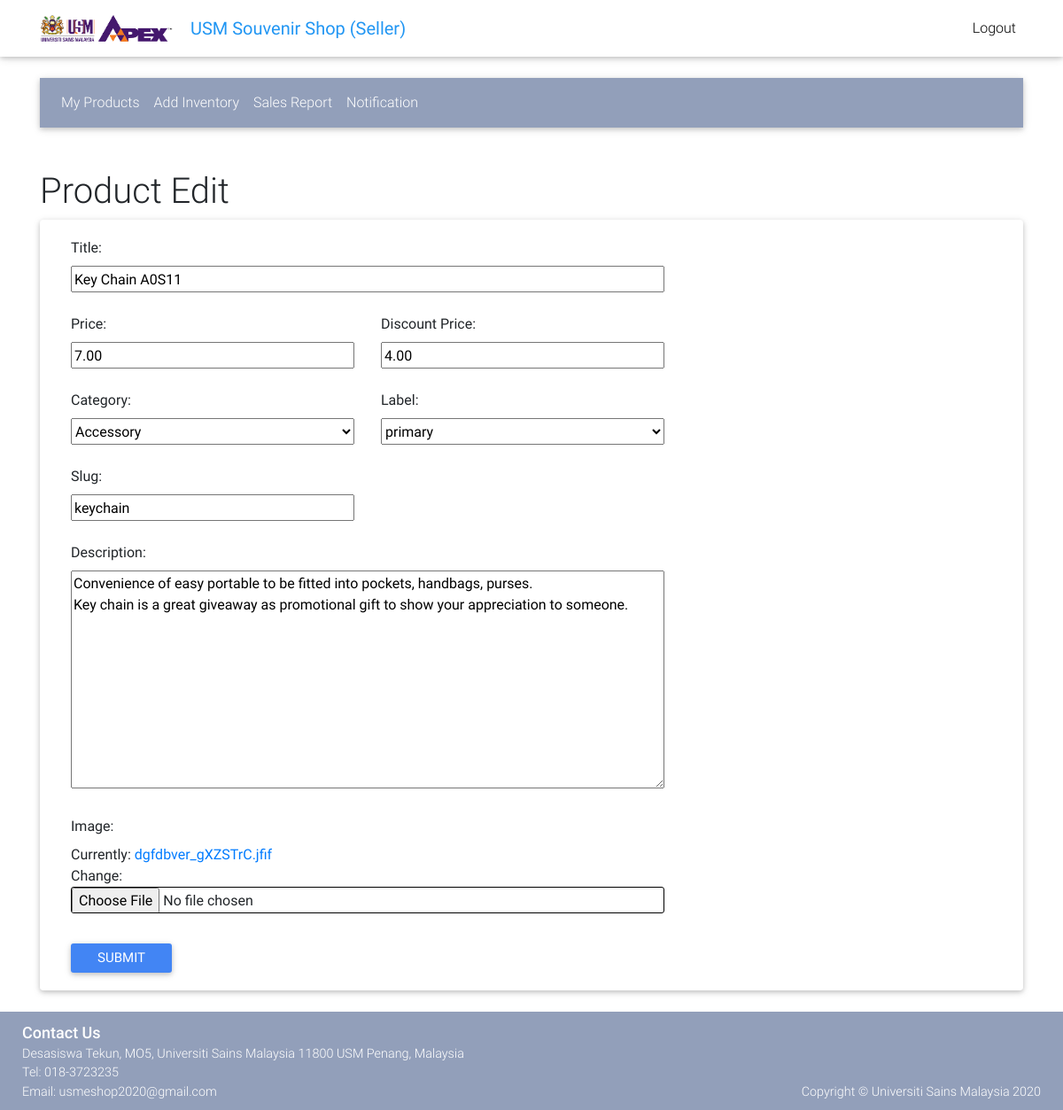
/editsingleproduct/accessory/edit/5, run on the app's committed database.
### core/models.py (models this page shows, shortened)
class Item(models.Model):
    title = models.CharField(max_length=100)
    price = models.DecimalField(max_digits=8, decimal_places=2)
    discount_price = models.DecimalField(max_digits=8, blank=True, null=True, decimal_places=2)
    category = models.ForeignKey('Category', null=True, blank=True, on_delete=models.CASCADE)
    label = models.CharField(choices=LABEL_CHOICES, max_length=1)
    slug = models.SlugField()
    description = models.TextField()
    image = models.ImageField(max_length=2083)
    seller = models.ForeignKey('Seller', null=True, blank=True, on_delete=models.CASCADE)
    count_sold = models.IntegerField(default=0)

### core/views.py (the view)
# urls.py: path('editsingleproduct/<slug>/edit/<int:pk>', product_update, name='product_update'),
def product_update(request, slug, pk, template_name='updateproduct.html'):
    item= get_object_or_404(Item, pk=pk)
    form = EditItemForm(request.POST or None, instance=item)
    if form.is_valid():
        form.save()
        return HttpResponseRedirect('/seller/home/')
    return render(request, template_name, {'form':form})

### core/forms.py
class EditItemForm(forms.ModelForm):
    class Meta:
        model = Item
        fields = ["title", "price", "discount_price", "category", "label", "slug", "description", "image"]

### core/adsitem.py (called while the page is built)
def suggestItem(request):
    if not request.user.is_anonymous:
        Target = DisplayAds.objects.filter(
            user = request.user
        )
    else:
        Target=[]
    if (len(Target)>0):
        return {'advert': Target[0]}
    else:
        return {'advert': Target}

### core/models.py (called while the page is built)
    def __str__(self):
        full_path = [self.name]
        k = self.parent
        while k is not None:
            full_path.append(k.name)
            k = k.parent
        return ' -> '.join(full_path[::-1])

### templates/updateproduct.html (shortened to what this page needs)
{% extends "sellerbase.html" %}
{% block content %}
{% load static %}
<link href="{% static 'css/editProduct.css' %}" type="text/css" rel="stylesheet">
<main>
    <div class="container">
        <nav class="navbar navbar-expand-lg navbar-dark mdb-color lighten-3 mt-3 mb-5">
            <div class="collapse navbar-collapse" id="basicExampleNav">
                <ul class="navbar-nav mr-auto">
                    <li class="nav-item">
                        <a class="nav-link" href="/seller/home">My Products
                        </a>
                    </li>
                    <li class="nav-item">
                        <a class="nav-link" href="/seller/edit">Add Inventory
                        </a>
                    </li>
                    <li class="nav-item">
                        <a class="nav-link" href="/seller/report">Sales Report
                        </a>
                    </li>
                    <li class="nav-item">
              <a class="nav-link" href="/seller/notification">Notification
              </a>
            </li>
                </ul>
            </div>
        </nav>
        <h1>Product Edit</h1>
        <div class="card">
            <form method="post" class="col-xl-8 col-lg-12 col-md-12 card-body editProductForm">
                <div class="col-lg-12 col-md-12 mb-4">
                    <label for="{{ form.title.id_for_label }}">Title:</label>
                    <div>{{ form.title }}</div>
                </div>
                <div class="col-lg-6 col-md-6 mb-4">
                    <label for="{{ form.price.id_for_label }}">Price:</label>
                    <div>{{ form.price }}</div>
                </div>
                <div class="col-lg-6 col-md-6 mb-4">
                    <label for="{{ form.discount_price.id_for_label }}">Discount Price:</label>
                    <div>{{ form.discount_price }}</div>
                </div>
                <div class="col-lg-6 col-md-6 mb-4">
                    <label for="{{ form.category.id_for_label }}">Category:</label>
                    <div>{{ form.category }}</div>
                </div>
                <div class="col-lg-6 col-md-6 mb-4">
                    <label for="{{ form.label.id_for_label }}">Label:</label>
                    <div>{{ form.label }}</div>
                </div>
                <div class="col-lg-6 col-md-6 mb-4">
                    <label for="{{ form.slug.id_for_label }}">Slug:</label>
                    <div>{{ form.slug }}</div>
                </div>
                <div class="col-lg-12 col-md-12 mb-4">
                    <label for="{{ form.description.id_for_label }}">Description:</label>
                    <div>{{ form.description }}</div>
                </div>
                <div class="col-lg-12 col-md-12 mb-4">
                    <label for="{{ form.image.id_for_label }}">Image:</label>
                    <div class="imageInputContainer">{{ form.image }}</div>
                </div>
                <div class="col-lg-12 col-md-12">
                    <button class="btn btn-primary btn-lg btn-block submitBtn" type="submit">Submit</button>
                </div>
            </form>
        </div>
    </div>
</main>
{% endblock content %}

### templates/sellerbase.html (shortened to what this page needs)
{% load static %}
<!DOCTYPE html>
<html lang="en">
<head>
    <link rel="stylesheet" href="https://use.fontawesome.com/releases/v5.8.1/css/all.css">
    <link href="{% static 'css/bootstrap.min.css' %}" rel="stylesheet">
    <link href="{% static 'css/mdb.min.css' %}" rel="stylesheet">
    <link href="{% static 'css/style.min.css' %}" rel="stylesheet">
</head>
{% include "sellernavbar.html" %}
<body>
<div class="mt-5 pt-4">
</div>
{% block content %}
{% endblock content %}
{% include "footer.html" %}
</body>
</html>

### templates/sellernavbar.html (shortened to what this page needs)
{% load cart_template_tags %}
{% load static %}
<link href="{% static 'css/navbar.css' %}" type="text/css" rel="stylesheet">
<nav class="navbar fixed-top navbar-expand-lg navbar-light white scrolling-navbar">
    <div class="container">
      <a class="navbar-brand waves-effect logoContainer" href="/seller/home">
        <img class="d-block w-100 h-100 logoImg" src="{% static 'img/logo/logo.png' %}" alt="">
      </a>
      <a class="navbar-brand waves-effect" href="/seller/home">
        <strong class="blue-text">USM Souvenir Shop (Seller)</strong>
      </a>
      <div class="collapse navbar-collapse" id="navbarSupportedContent">
         <ul class="navbar-nav nav-flex-icons">
          <li class="nav-item">
            <a class="nav-link waves-effect" href="/seller/login">
              <span class="clearfix d-none d-sm-inline-block"> Logout </span>
            </a>
          </li>
        </ul>
      </div>
    </div>
  </nav>

### templates/footer.html (shortened to what this page needs)
<footer class="page-footer font-small mt-4 wow fadeIn">
  {% load static %}
  <link href="{% static 'css/footer.css' %}" type="text/css" rel="stylesheet">
  <div class="footerContainer">
    <div class="col-md-6 leftDivision">
      <div class="contactUsTxt">Contact Us</div>
      <div>Desasiswa Tekun, MO5, Universiti Sains Malaysia 11800 USM Penang, Malaysia</div>
      <div>Tel: 018-3723235</div>
      <div><a href="mailto:usmshop2020@gmail.com">Email: usmeshop2020@gmail.com</a></div>
    </div>
    <div class="col-md-6 rightDivision">
       Copyright  ©  Universiti Sains Malaysia 2020
    </div>
  </div>
</footer>

### templates/scripts.html (shortened to what this page needs)
{% load static %}

### static_in_env/css/navbar.css (style rules this page uses)
.logoContainer { height: 40px; width: 150px; margin-right: 20px; }
.logoImg { height: inherit; object-fit: unset; }

### static_in_env/css/editProduct.css (style rules this page uses)
.editProductForm { display: flex; flex-wrap: wrap; }
.editProductForm input, .editProductForm select { height:30px; width:100% }
.editProductForm textarea { width:100% }
.imageInputContainer input { border: solid 1px black; border-radius: 3px; }
.submitBtn { margin-top:10px !important; width: auto; padding: 5px 30px !important; border-radius: 3px; }

### static_in_env/css/footer.css (style rules this page uses)
.footerContainer { display: flex; padding: 10px; }
.contactUsTxt { font-size: large; font-weight: 500; }
.rightDivision { text-align:right; align-self: flex-end; }

### templates/sellerbase.html (style rules this page uses)
html, body, header, .carousel { height: 60vh; }

### data on the page
Item: title "Key Chain A0S11", price "7.00", discount_price "4.00", category "Accessory", label "primary", slug "keychain", description "Convenience of easy portable to be fitted into pockets, handbags, purses. Key chain is a great giveaway as promotional gift to show your appreciation to someone."
